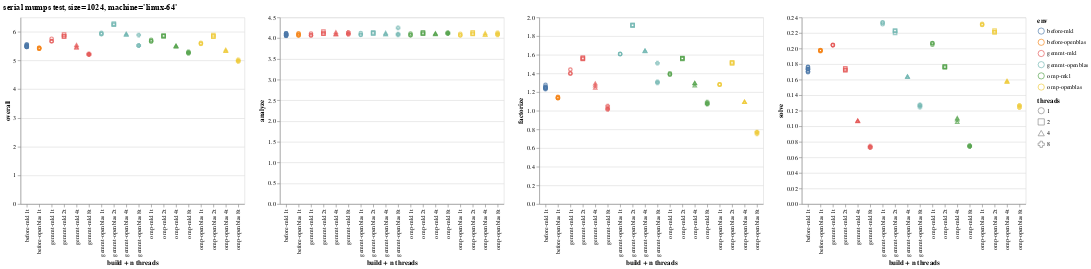
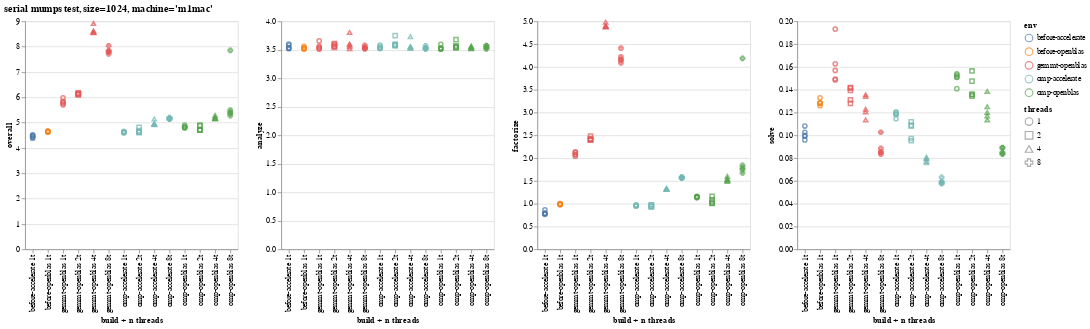

The notebook cell saved with these charts, in order:
### Code cell
from IPython.display import display

for machine, machine_df in mumps.groupby("machine"):
    for size, size_df in machine_df.groupby("size"):
        # filter out oversubscribe
        # size_df = size_df[size_df["procs"] * size_df["threads"] < 10]
        chart = alt.hconcat(*[
            alt.Chart(size_df).mark_point()
            .transform_calculate(
            env_threads = "datum.env + ' ' + datum.threads + 't'"
        ).encode(
            x=alt.X('env_threads:N', title="build + n threads"),
            y=y,
            color='env:N',
            shape='threads:N',
            # column='procs:N',
                tooltip=[y, "env", "threads", "procs"],
            ) for y in ("overall", "analyze",  "factorize", "solve")
        ], title=f"serial mumps test, {size=}, {machine=}")
        display(chart)
